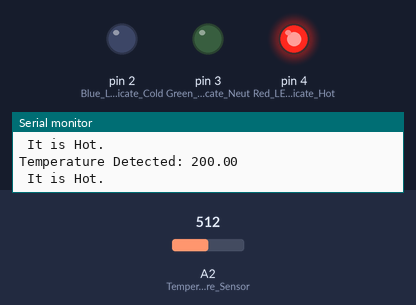
Recording of a sketch running on a simulated Arduino Uno, built with avr-gcc and run on an emulated ATmega328P. On the bench: output pins drawn as LEDs (lit = HIGH), the last lines printed to the serial monitor. The test bench sets the inputs (shaded band); at power-on: A2 (Temperature_Sensor) = 512.

Above: at 1.8 s.
1.9 s: A2 (Temperature_Sensor) set to 191
3.4 s: A2 (Temperature_Sensor) set to 164
At 5.2 s:
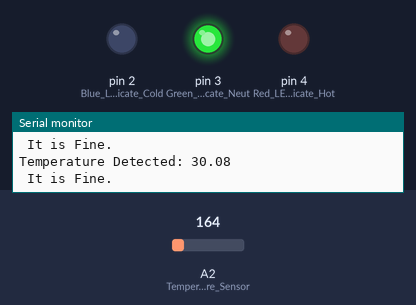
5.5 s: A2 (Temperature_Sensor) set to 151
7.2 s: A2 (Temperature_Sensor) set to 136
At 8.6 s:
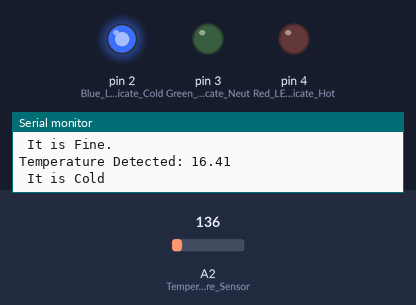
9.5 s: A2 (Temperature_Sensor) set to 306
At 11.2 s:
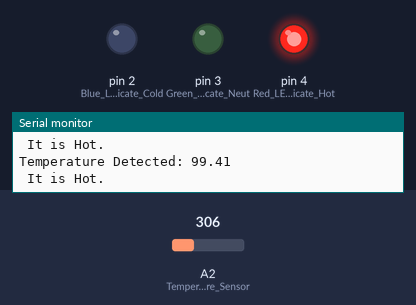
11.5 s: A2 (Temperature_Sensor) set to 122
At 13.0 s:
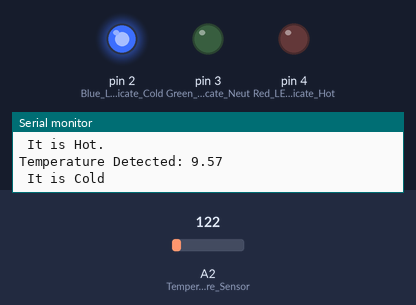
Timing chart, 0 to 14.5 s (numbered marks = the images above; inputs shaded):
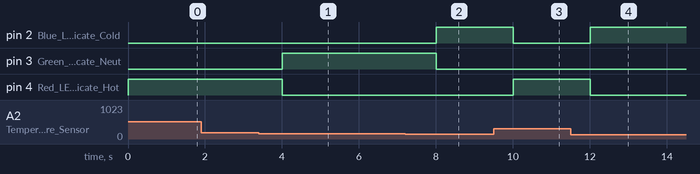

Measured:
- the behaviour switches between 175 and 174 on A2 (Temperature_Sensor) (found by bisection; images 0 and 1)
- the behaviour switches between 144 and 143 on A2 (Temperature_Sensor) (found by bisection; images 1 and 2)
- after the input at 3.4 s, pin 3 (Green_LED_-_Indicate_Neut): LOW → HIGH after 0.60 s; pin 4 (Red_LED_-_Indicate_Hot): HIGH → LOW after 0.60 s
- after the input at 7.2 s, pin 2 (Blue_LED_-_Indicate_Cold): LOW → HIGH after 0.81 s; pin 3 (Green_LED_-_Indicate_Neut): HIGH → LOW after 0.81 s
- after the input at 9.5 s, pin 2 (Blue_LED_-_Indicate_Cold): HIGH → LOW after 0.51 s; pin 4 (Red_LED_-_Indicate_Hot): LOW → HIGH after 0.51 s
- after the input at 11.5 s, pin 2 (Blue_LED_-_Indicate_Cold): LOW → HIGH after 0.51 s; pin 4 (Red_LED_-_Indicate_Hot): HIGH → LOW after 0.51 s

The sketch:

Intelligent_ThermoStat.ino
```cpp
// Hot Temperature (in Celsius)
const int hot = 35;

// Cold Temperature (in Celsius)
const int cold = 20;

void setup() {

  pinMode(A2, INPUT); // Temperature Sensor
  pinMode(2, OUTPUT); // Blue LED - Indicate Cold
  pinMode(3, OUTPUT); // Green LED - Indicate Neutral
  pinMode(4, OUTPUT); // Red LED - Indicate Hot
  Serial.begin(9600);

}

void loop() {

  int sensor = analogRead(A2);

  // Voltage Conversion
  float voltage = (sensor / 1024.0) * 5.0;
  float tempC = (voltage - .5) * 100;

  Serial.print("Temperature Detected: ");
  Serial.println(tempC);

  if (tempC < cold) {
    // It is Cold
    digitalWrite(2, HIGH); // Blue LED On
    digitalWrite(3, LOW); // Green LED Off
    digitalWrite(4, LOW); // Red LED Off
    Serial.println(" It is Cold");
  }

  else if (tempC >= hot) {
    // It is Hot
    digitalWrite(2, LOW); // Blue LED Off
    digitalWrite(3, LOW); // Green LED Off
    digitalWrite(4, HIGH); // Red LED On
    Serial.println(" It is Hot.");
  }
  else {
    // It is Neutral
    digitalWrite(2, LOW); // Blue LED Off
    digitalWrite(3, HIGH); // Green LED On
    digitalWrite(4, LOW); // Red LED Off
    Serial.println(" It is Fine.");
  }

  delay(1000);

}
```
